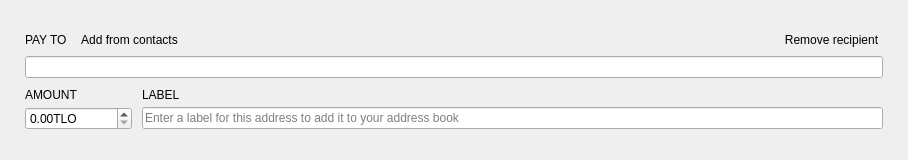
<?xml version="1.0" encoding="UTF-8"?>
<ui version="4.0">
 <class>TransferFrame</class>
 <widget class="QFrame" name="TransferFrame">
  <property name="geometry">
   <rect>
    <x>0</x>
    <y>0</y>
    <width>908</width>
    <height>160</height>
   </rect>
  </property>
  <property name="sizePolicy">
   <sizepolicy hsizetype="Preferred" vsizetype="Preferred">
    <horstretch>0</horstretch>
    <verstretch>150</verstretch>
   </sizepolicy>
  </property>
  <property name="minimumSize">
   <size>
    <width>0</width>
    <height>160</height>
   </size>
  </property>
  <property name="maximumSize">
   <size>
    <width>16777215</width>
    <height>160</height>
   </size>
  </property>
  <property name="windowTitle">
   <string>Frame</string>
  </property>
  <property name="styleSheet">
   <string notr="true"/>
  </property>
  <property name="frameShape">
   <enum>QFrame::NoFrame</enum>
  </property>
  <property name="frameShadow">
   <enum>QFrame::Plain</enum>
  </property>
  <layout class="QVBoxLayout" name="verticalLayout">
   <property name="spacing">
    <number>10</number>
   </property>
   <property name="leftMargin">
    <number>25</number>
   </property>
   <property name="rightMargin">
    <number>25</number>
   </property>
   <item>
    <spacer name="verticalSpacer_2">
     <property name="orientation">
      <enum>Qt::Vertical</enum>
     </property>
     <property name="sizeHint" stdset="0">
      <size>
       <width>20</width>
       <height>40</height>
      </size>
     </property>
    </spacer>
   </item>
   <item>
    <layout class="QGridLayout" name="gridLayout">
     <property name="verticalSpacing">
      <number>5</number>
     </property>
     <item row="0" column="0">
      <widget class="WalletGui::WalletNormalGrayTextLabel" name="m_payToTextLabel">
       <property name="sizePolicy">
        <sizepolicy hsizetype="Minimum" vsizetype="Minimum">
         <horstretch>0</horstretch>
         <verstretch>0</verstretch>
        </sizepolicy>
       </property>
       <property name="text">
        <string>PAY TO</string>
       </property>
       <property name="alignment">
        <set>Qt::AlignLeading|Qt::AlignLeft|Qt::AlignVCenter</set>
       </property>
       <property name="margin">
        <number>0</number>
       </property>
       <property name="indent">
        <number>0</number>
       </property>
      </widget>
     </item>
     <item row="0" column="1">
      <widget class="WalletGui::WalletTinyLinkLikeButton" name="m_addressBookButton">
       <property name="sizePolicy">
        <sizepolicy hsizetype="Preferred" vsizetype="Minimum">
         <horstretch>0</horstretch>
         <verstretch>0</verstretch>
        </sizepolicy>
       </property>
       <property name="cursor">
        <cursorShape>PointingHandCursor</cursorShape>
       </property>
       <property name="focusPolicy">
        <enum>Qt::NoFocus</enum>
       </property>
       <property name="layoutDirection">
        <enum>Qt::LeftToRight</enum>
       </property>
       <property name="text">
        <string>Add from contacts</string>
       </property>
       <property name="flat">
        <bool>true</bool>
       </property>
      </widget>
     </item>
     <item row="0" column="2">
      <spacer name="horizontalSpacer">
       <property name="orientation">
        <enum>Qt::Horizontal</enum>
       </property>
       <property name="sizeHint" stdset="0">
        <size>
         <width>318</width>
         <height>10</height>
        </size>
       </property>
      </spacer>
     </item>
     <item row="0" column="3" alignment="Qt::AlignBottom">
      <widget class="WalletGui::WalletTinyLinkLikeButton" name="m_removeButton">
       <property name="sizePolicy">
        <sizepolicy hsizetype="Preferred" vsizetype="Minimum">
         <horstretch>0</horstretch>
         <verstretch>0</verstretch>
        </sizepolicy>
       </property>
       <property name="cursor">
        <cursorShape>PointingHandCursor</cursorShape>
       </property>
       <property name="focusPolicy">
        <enum>Qt::NoFocus</enum>
       </property>
       <property name="text">
        <string>Remove recipient</string>
       </property>
       <property name="flat">
        <bool>true</bool>
       </property>
      </widget>
     </item>
     <item row="1" column="0" colspan="4">
      <widget class="WalletGui::ClearableLineEdit" name="m_sendAddressEdit">
       <property name="styleSheet">
        <string notr="true">[errorState=&quot;true&quot;] {
  border-color: #ef3131;
}</string>
       </property>
      </widget>
     </item>
    </layout>
   </item>
   <item>
    <layout class="QGridLayout" name="gridLayout_2">
     <property name="verticalSpacing">
      <number>5</number>
     </property>
     <item row="0" column="0">
      <widget class="WalletGui::WalletNormalGrayTextLabel" name="m_amountTextLabel">
       <property name="text">
        <string>AMOUNT</string>
       </property>
       <property name="alignment">
        <set>Qt::AlignBottom|Qt::AlignLeading|Qt::AlignLeft</set>
       </property>
       <property name="indent">
        <number>0</number>
       </property>
      </widget>
     </item>
     <item row="0" column="1">
      <widget class="WalletGui::WalletNormalGrayTextLabel" name="m_labelTextLabel">
       <property name="text">
        <string>LABEL</string>
       </property>
       <property name="alignment">
        <set>Qt::AlignBottom|Qt::AlignLeading|Qt::AlignLeft</set>
       </property>
       <property name="indent">
        <number>0</number>
       </property>
      </widget>
     </item>
     <item row="1" column="0">
      <widget class="QDoubleSpinBox" name="m_sendAmountSpin">
       <property name="focusPolicy">
        <enum>Qt::ClickFocus</enum>
       </property>
       <property name="layoutDirection">
        <enum>Qt::LeftToRight</enum>
       </property>
       <property name="styleSheet">
        <string notr="true">[errorState=&quot;true&quot;] {
  border-color: #ef3131;
}</string>
       </property>
       <property name="buttonSymbols">
        <enum>QAbstractSpinBox::UpDownArrows</enum>
       </property>
       <property name="suffix">
        <string notr="true">TLO</string>
       </property>
       <property name="decimals">
        <number>2</number>
       </property>
       <property name="maximum">
        <double>1000000000000.000000000000000</double>
       </property>
      </widget>
     </item>
     <item row="1" column="1">
      <widget class="WalletGui::ClearableLineEdit" name="m_sendLabelEdit">
       <property name="styleSheet">
        <string notr="true">[errorState=&quot;true&quot;] {
  border-color: #ef3131;
}</string>
       </property>
       <property name="placeholderText">
        <string>Enter a label for this address to add it to your address book</string>
       </property>
      </widget>
     </item>
    </layout>
   </item>
   <item>
    <spacer name="verticalSpacer">
     <property name="orientation">
      <enum>Qt::Vertical</enum>
     </property>
     <property name="sizeHint" stdset="0">
      <size>
       <width>20</width>
       <height>40</height>
      </size>
     </property>
    </spacer>
   </item>
  </layout>
 </widget>
 <customwidgets>
  <customwidget>
   <class>WalletGui::WalletTinyLinkLikeButton</class>
   <extends>QPushButton</extends>
   <header>Gui/Common/WalletLinkLikeButton.h</header>
  </customwidget>
  <customwidget>
   <class>WalletGui::WalletNormalGrayTextLabel</class>
   <extends>QLabel</extends>
   <header>Gui/Common/WalletTextLabel.h</header>
  </customwidget>
  <customwidget>
   <class>WalletGui::ClearableLineEdit</class>
   <extends>QLineEdit</extends>
   <header>Gui/Common/ClearableLineEdit.h</header>
  </customwidget>
 </customwidgets>
 <tabstops>
  <tabstop>m_sendAddressEdit</tabstop>
  <tabstop>m_sendAmountSpin</tabstop>
  <tabstop>m_sendLabelEdit</tabstop>
  <tabstop>m_addressBookButton</tabstop>
  <tabstop>m_removeButton</tabstop>
 </tabstops>
 <resources/>
 <connections>
  <connection>
   <sender>m_removeButton</sender>
   <signal>clicked()</signal>
   <receiver>TransferFrame</receiver>
   <slot>deleteLater()</slot>
   <hints>
    <hint type="sourcelabel">
     <x>797</x>
     <y>41</y>
    </hint>
    <hint type="destinationlabel">
     <x>445</x>
     <y>79</y>
    </hint>
   </hints>
  </connection>
  <connection>
   <sender>m_addressBookButton</sender>
   <signal>clicked()</signal>
   <receiver>TransferFrame</receiver>
   <slot>addressBookClicked()</slot>
   <hints>
    <hint type="sourcelabel">
     <x>136</x>
     <y>41</y>
    </hint>
    <hint type="destinationlabel">
     <x>445</x>
     <y>79</y>
    </hint>
   </hints>
  </connection>
  <connection>
   <sender>m_sendAddressEdit</sender>
   <signal>textChanged(QString)</signal>
   <receiver>TransferFrame</receiver>
   <slot>labelOrAddressChanged(QString)</slot>
   <hints>
    <hint type="sourcelabel">
     <x>445</x>
     <y>56</y>
    </hint>
    <hint type="destinationlabel">
     <x>445</x>
     <y>79</y>
    </hint>
   </hints>
  </connection>
  <connection>
   <sender>m_sendLabelEdit</sender>
   <signal>textChanged(QString)</signal>
   <receiver>TransferFrame</receiver>
   <slot>labelOrAddressChanged(QString)</slot>
   <hints>
    <hint type="sourcelabel">
     <x>582</x>
     <y>128</y>
    </hint>
    <hint type="destinationlabel">
     <x>445</x>
     <y>79</y>
    </hint>
   </hints>
  </connection>
  <connection>
   <sender>m_sendAmountSpin</sender>
   <signal>valueChanged(QString)</signal>
   <receiver>TransferFrame</receiver>
   <slot>amountStringChanged(QString)</slot>
   <hints>
    <hint type="sourcelabel">
     <x>124</x>
     <y>124</y>
    </hint>
    <hint type="destinationlabel">
     <x>453</x>
     <y>79</y>
    </hint>
   </hints>
  </connection>
  <connection>
   <sender>m_sendAddressEdit</sender>
   <signal>textChanged(QString)</signal>
   <receiver>TransferFrame</receiver>
   <slot>addressChanged(QString)</slot>
   <hints>
    <hint type="sourcelabel">
     <x>453</x>
     <y>69</y>
    </hint>
    <hint type="destinationlabel">
     <x>453</x>
     <y>79</y>
    </hint>
   </hints>
  </connection>
 </connections>
 <slots>
  <slot>addressBookClicked()</slot>
  <slot>pasteClicked()</slot>
  <slot>labelOrAddressChanged(QString)</slot>
  <slot>addressChanged(QString)</slot>
  <slot>amountStringChanged(QString)</slot>
 </slots>
</ui>
